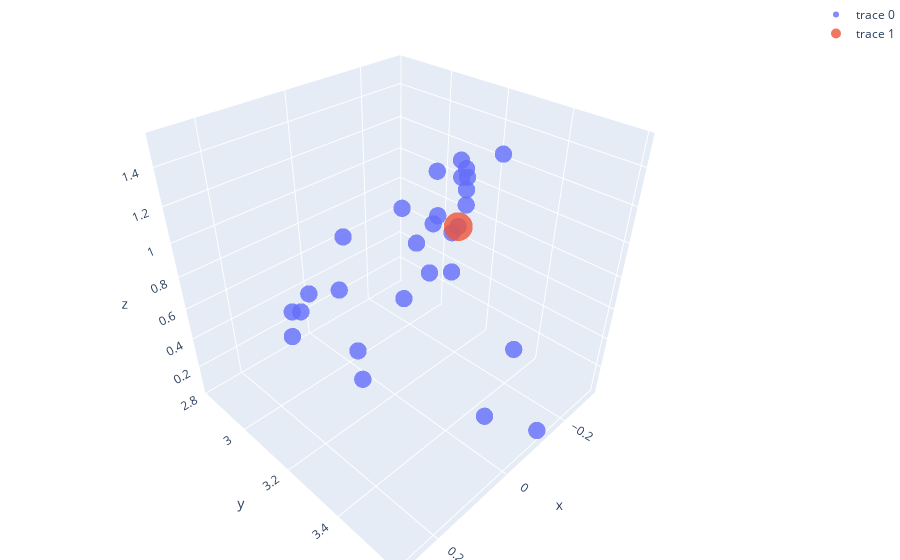

Here is the notebook cell this chart was saved with:
### Code cell
frame_idx = 523
joints = go.Scatter3d(
    x=skeleton[frame_idx, :, 0],  
    y=skeleton[frame_idx, :, 1],  
    z=skeleton[frame_idx, :, 2], 
    mode='markers',
    marker={
        'size': 6,
        'opacity': 0.8,
    }
)

joint_idx = 22
address = go.Scatter3d(
    x=skeleton[frame_idx, joint_idx:joint_idx+1, 0],  
    y=skeleton[frame_idx, joint_idx:joint_idx+1, 1],  
    z=skeleton[frame_idx, joint_idx:joint_idx+1, 2], 
    mode='markers',
    marker={
        'size': 10,
        'opacity': 0.8,
    }
)

layout = go.Layout(
        margin={'l': 0, 'r': 0, 'b': 0, 't': 0},
        scene = dict(
            # xaxis = dict(title="x", range = [-2,0]),
            # yaxis = dict(title="y", range = [-1,1]),
            # zaxis = dict(title="z", range = [0.5,2.5]),
            aspectratio=dict(x=1, y=1, z=1)
    ))

fig = go.Figure(data=[joints, address], layout=layout)
# plotly.offline.iplot(fig)
fig.show()

### Figure 1 — Plotly figure (JSON) as saved in the notebook; plotly's stock layout.template omitted (floating-point values rounded to 4 significant figures)
{"data": [{"marker": {"opacity": 0.8, "size": 6}, "mode": "markers", "type": "scatter3d", "x": [-0.02781, -0.09544, 0.02725, -0.02907, -0.1221, 0.08604, -0.03366, -0.06814, 0.03127, -0.03151, -0.1206, 0.06256, -0.02673, -0.11, 0.05403, -0.03446, -0.2453, 0.1851, -0.2443, 0.2356, -0.301, 0.2663, -0.269, -0.2538, -0.2688, -0.2185, 0.1903, 0.2773], "y": [3.288, 3.285, 3.27, 3.24, 3.483, 3.175, 3.288, 3.462, 2.82, 3.304, 3.59, 2.82, 3.304, 3.303, 3.299, 3.364, 3.272, 3.3, 3.139, 3.255, 3.101, 3.469, 3.109, 3.104, 3.128, 3.186, 3.285, 3.266], "z": [0.8855, 0.8047, 0.7874, 1.012, 0.481, 0.435, 1.152, 0.07319, 0.2398, 1.21, 0.05043, 0.09412, 1.434, 1.33, 1.329, 1.518, 1.314, 1.333, 1.099, 1.076, 0.8459, 0.9213, 0.7435, 0.7145, 1.121, 1.082, 1.066, 1.052]}, {"marker": {"opacity": 0.8, "size": 10}, "mode": "markers", "type": "scatter3d", "x": [-0.269], "y": [3.109], "z": [0.7435]}], "layout": {"margin": {"b": 0, "l": 0, "r": 0, "t": 0}, "scene": {"aspectratio": {"x": 1, "y": 1, "z": 1}}}}
